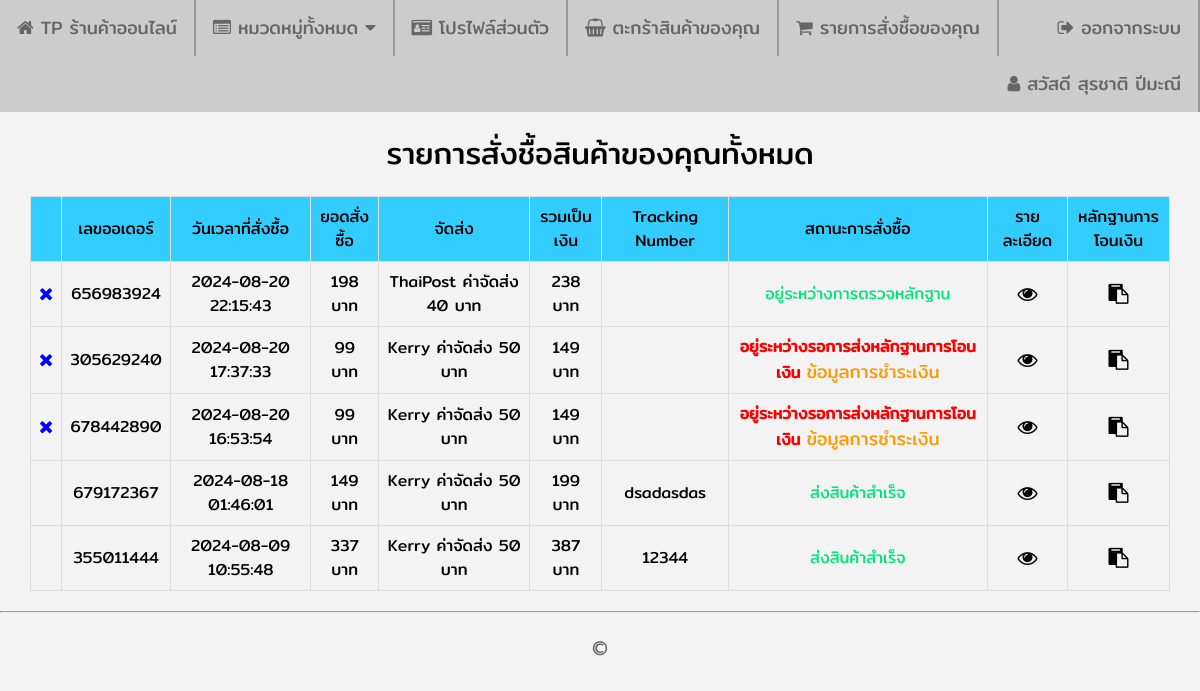
Page /order.php (signed in) on the committed database.
### tables this page shows
CREATE TABLE `order_list` (
  `order_id` int(10) NOT NULL,
  `order_ordernumber` varchar(10) NOT NULL,
  `order_date` datetime NOT NULL,
  `order_price` int(9) NOT NULL,
  `order_status` enum('อยู่ระหว่างรอการส่งหลักฐานการโอนเงิน','อยู่ระหว่างการตรวจหลักฐาน','อยู่ระหว่างจัดส่งสินค้า','ส่งสินค้าสำเร็จ') NOT NULL DEFAULT 'อยู่ระหว่างรอการส่งหลักฐานการโอนเงิน',
  `order_img` text NOT NULL,
  `member_id` int(10) NOT NULL,
  `transport_id` int(10) NOT NULL,
  `tracking_number` varchar(30) DEFAULT NULL,
  `order_address` text NOT NULL
);

CREATE TABLE `transport` (
  `transport_id` int(10) NOT NULL,
  `transport_name` varchar(100) NOT NULL,
  `transport_price` varchar(5) NOT NULL
);

### order.php (the view, shortened to what this page needs)
<?php
    require_once('connections/mysqli.php');
    $strSQL2 = "SELECT * FROM order_list INNER JOIN member ON order_list.member_id = member.member_id WHERE member_username = '".$_SESSION['member_username']."'";
    $objQuery2 = mysqli_query($Connection, $strSQL2);
    $objResult2 = mysqli_fetch_array($objQuery2, MYSQLI_ASSOC);
    $strSQL3 = "SELECT * FROM order_list INNER JOIN (member, transport) ON (order_list.member_id = member.member_id AND order_list.transport_id = transport.transport_id) WHERE member_username = '".$_SESSION['member_username']."'";
    $strSQL3 .= " ORDER BY order_id DESC";
    $objQuery3 = mysqli_query($Connection, $strSQL3);
?>
<!DOCTYPE html>
<html lang="en">
<head>
  <link rel="stylesheet" href="https://cdnjs.cloudflare.com/ajax/libs/font-awesome/4.7.0/css/font-awesome.min.css">
  <link rel="stylesheet" type="text/css" href="assets/css/body.css">
  <link rel="stylesheet" type="text/css" href="assets/css/navigationbar.css">
  <link rel="stylesheet" type="text/css" href="assets/css/shop.css">
</head>
<body>
  <?php include 'includes/navbar.php';?>
  <div class="shop_div_2">
    <?php
    if ($objResult2["order_id"] == NULL) {
    ?>
    <span class="shop_span_7">ไม่มีรายการสั่งชื้อสินค้าของคุณ</span>
    <?php
    } else {
    ?>
    <span class="shop_span_7">รายการสั่งชื้อสินค้าของคุณทั้งหมด</span>
    <div class="shop_div_7">
      <table class="shop_table_1">
        <tr>
          <td bgcolor="#33CCFF"></td>
          <td bgcolor="#33CCFF">เลขออเดอร์</td>
          <td bgcolor="#33CCFF">วันเวลาที่สั่งชื้อ</td>
          <td bgcolor="#33CCFF">ยอดสั่งซื้อ</td>
          <td bgcolor="#33CCFF">จัดส่ง</td>
          <td bgcolor="#33CCFF">รวมเป็นเงิน</td>
          <td bgcolor="#33CCFF">Tracking Number</td>
          <td bgcolor="#33CCFF">สถานะการสั่งซื้อ</td>
          <td bgcolor="#33CCFF">รายละเอียด</td>
          <td bgcolor="#33CCFF">หลักฐานการโอนเงิน</td>
        </tr>
        <?php
        while ($objResult3 = mysqli_fetch_array($objQuery3, MYSQLI_ASSOC)) {
        ?>
        <tr>
          <td>
            <?php
            if ($objResult3["order_status"] != 'ส่งสินค้าสำเร็จ') {
            ?>
            <a class="shop_a_3" href="JavaScript:if(confirm('คุณต้องการลบออเดอร์ใช่หรือไม่')==true){window.location='order_delete.php?order_id=<?php echo $objResult3["order_id"];?>&order_ordernumber=<?php echo $objResult3["order_ordernumber"];?>';}"><i class="fa fa-times"></i></a>
            <?php
            }
            ?>
          </td>
          <td><?php echo $objResult3["order_ordernumber"]; ?></td>
          <td><?php echo $objResult3["order_date"]; ?></td>
          <td><?php echo $objResult3["order_price"] . " บาท"; ?></td>
          <td><?php echo $objResult3["transport_name"] . " ค่าจัดส่ง " . $objResult3["transport_price"] . " บาท"; ?></td>
          <td><?php echo $objResult3["order_price"] + $objResult3["transport_price"] . " บาท"; ?></td>
          <td><?php echo $objResult3["tracking_number"]; ?></td>
          <td>
            <?php
            if ($objResult3["order_status"] == 'อยู่ระหว่างรอการส่งหลักฐานการโอนเงิน') {
            ?>
              <span><b style="color:red;">อยู่ระหว่างรอการส่งหลักฐานการโอนเงิน </b><a class="shop_a_4" href="payment.php">ข้อมูลการชำระเงิน</a></span>
            <?php
            } else {
              echo '<span style="color:#00E676;">' . htmlspecialchars($objResult3["order_status"]) . '</span>';
            }
            ?>
          </td>
          <td><a class="shop_a_2" href="order_view.php?order_ordernumber=<?php echo $objResult3["order_ordernumber"];?>"><i class="fa fa-eye"></i></a></td>
          <td><a class="shop_a_2" href="money_transfer_slip.php?order_id=<?php echo $objResult3["order_id"];?>"><i class="fa fa-clipboard"></i></a></td>
        </tr>
        <?php
        }
        ?>
      </table>
    </div>
    <?php
    }
    ?>
  </div>
  <hr>
  <?php include 'includes/footer.php';?>
</body>
</html>

### assets/css/body.css (style rules this page uses)
body { font-family: mitrregular; background-color: #f3f3f3; margin-left: 0px; margin-top: 0px; margin-right: 0px; margin-bottom: 0px; }

### assets/css/shop.css (style rules this page uses)
div.shop_div_2 { display: block; margin: auto; margin-top: 20px; margin-bottom: 20px; text-align: center; }
div.shop_div_7 { display: block; margin: auto; margin-top: 20px; margin-bottom: 20px; width: 95%; text-align: left; }
span.shop_span_7 { display: block; color: #000; font-size: 30px; }
a.shop_a_2:link, a.shop_a_2:visited, a.shop_a_2:hover, a.shop_a_2:active { color: #000; text-decoration: none; font-size: 20px; }
a.shop_a_3:link, a.shop_a_3:visited, a.shop_a_3:hover, a.shop_a_3:active { color: #0000FF; text-decoration: none; font-size: 18px; }
a.shop_a_4:link, a.shop_a_4:visited, a.shop_a_4:hover, a.shop_a_4:active { color: #FF9900; text-decoration: none; font-size: 18px; }
table.shop_table_1 { border-collapse: collapse; width: 100%; text-align: center; }
table.shop_table_1 tr, table.shop_table_1 td { border: 1px solid #ddd; padding: 8px; font-size: 16px; }

### rows in the picture
order_list: order_ordernumber "656983924", order_date "2024-08-20 22:15:43", order_price "198", transport.transport_name "ThaiPost", transport.transport_price "40", $objResult3["order_price"] + $objResult3["transport_price"] "238", order_status "อยู่ระหว่างการตรวจหลักฐาน"
order_list: order_ordernumber "305629240", order_date "2024-08-20 17:37:33", order_price "99", transport.transport_name "Kerry", transport.transport_price "50", $objResult3["order_price"] + $objResult3["transport_price"] "149", shows "อยู่ระหว่างรอการส่งหลักฐานการโอนเงิน"
order_list: order_ordernumber "678442890", order_date "2024-08-20 16:53:54", order_price "99", transport.transport_name "Kerry", transport.transport_price "50", $objResult3["order_price"] + $objResult3["transport_price"] "149", shows "อยู่ระหว่างรอการส่งหลักฐานการโอนเงิน"
order_list: order_ordernumber "679172367", order_date "2024-08-18 01:46:01", order_price "149", transport.transport_name "Kerry", transport.transport_price "50", $objResult3["order_price"] + $objResult3["transport_price"] "199", tracking_number "dsadasdas", order_status "ส่งสินค้าสำเร็จ"
order_list: order_ordernumber "355011444", order_date "2024-08-09 10:55:48", order_price "337", transport.transport_name "Kerry", transport.transport_price "50", $objResult3["order_price"] + $objResult3["transport_price"] "387", tracking_number "12344", order_status "ส่งสินค้าสำเร็จ"

### other values in the picture
$_SESSION["member_name"] "สุรชาติ ปีมะณี"
